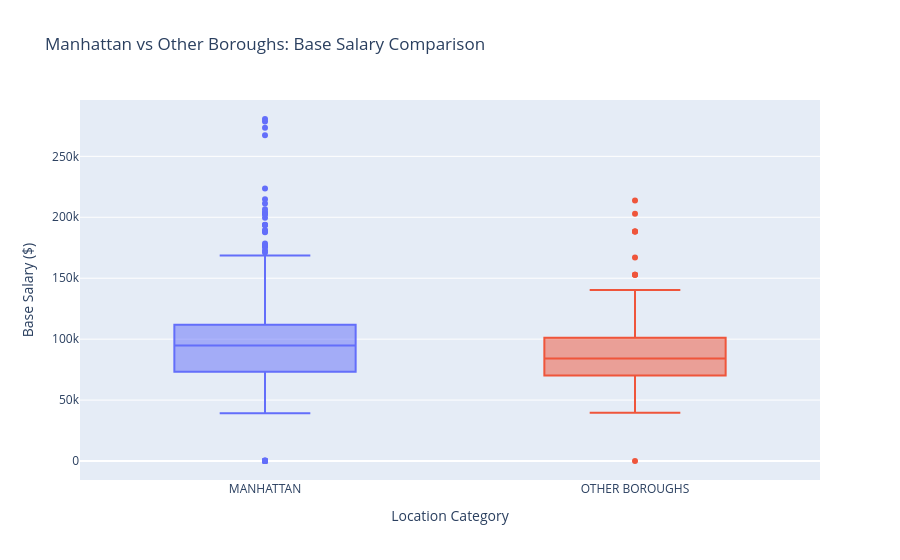

Notebook cell for this chart:
### Code cell
# Create a new column to distinguish between Manhattan and other boroughs
df['location_category'] = df['work_location_borough'].apply(
    lambda x: 'MANHATTAN' if x == 'MANHATTAN' else 'OTHER BOROUGHS'
)

# Box plot of base salary comparison: Manhattan vs other boroughs

fig5 = px.box(df,
              x='location_category',
              y='base_salary',
              title='Manhattan vs Other Boroughs: Base Salary Comparison',
              color='location_category',
              points="outliers")

fig5.update_layout(xaxis_title='Location Category',
                   yaxis_title='Base Salary ($)',
                   showlegend=False)
fig5.show()

### Figure 1 — Plotly figure (JSON) as saved in the notebook; plotly's stock layout.template omitted (floating-point values rounded to 4 significant figures; data arrays with more than 128 entries replaced by an {"elided": "..."} marker saying what was removed)
{"data": [{"alignmentgroup": "True", "boxpoints": "outliers", "hovertemplate": "location_category=%{x}<br>base_salary=%{y}<extra></extra>", "legendgroup": "MANHATTAN", "marker": {"color": "#636efa"}, "name": "MANHATTAN", "notched": false, "offsetgroup": "MANHATTAN", "orientation": "v", "showlegend": true, "type": "box", "x": {"elided": "623 str values"}, "x0": " ", "xaxis": "x", "y": {"elided": "623 float values"}, "y0": " ", "yaxis": "y"}, {"alignmentgroup": "True", "boxpoints": "outliers", "hovertemplate": "location_category=%{x}<br>base_salary=%{y}<extra></extra>", "legendgroup": "OTHER BOROUGHS", "marker": {"color": "#EF553B"}, "name": "OTHER BOROUGHS", "notched": false, "offsetgroup": "OTHER BOROUGHS", "orientation": "v", "showlegend": true, "type": "box", "x": {"elided": "377 str values"}, "x0": " ", "xaxis": "x", "y": {"elided": "377 float values"}, "y0": " ", "yaxis": "y"}], "layout": {"boxmode": "overlay", "legend": {"title": {"text": "location_category"}, "tracegroupgap": 0}, "showlegend": false, "title": {"text": "Manhattan vs Other Boroughs: Base Salary Comparison"}, "xaxis": {"anchor": "y", "categoryarray": ["MANHATTAN", "OTHER BOROUGHS"], "categoryorder": "array", "domain": [0, 1], "title": {"text": "Location Category"}}, "yaxis": {"anchor": "x", "domain": [0, 1], "title": {"text": "Base Salary ($)"}}}}
